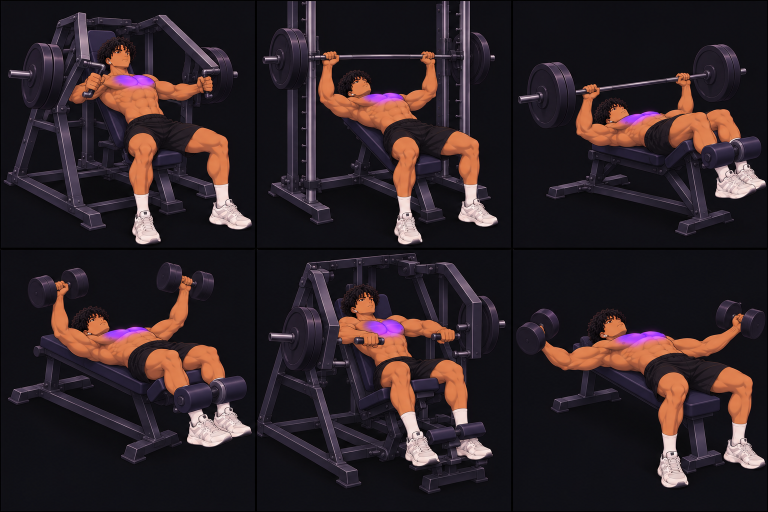
#> input picture illustrations/recues/salve01-image3.png, 1536 x 1024 px (shown at 1/2 size)
$ python -i illustrations.py   (imports and definitions only)
#> lines starting #> are read from the running program, lines starting #| are printed output that depends on the picture
# Illustrations des exercices : découpe les planches reçues (illustrations/recues/salveNN-imageK.png,
# grilles de 3 × 2 cases) en une image par exercice, dans l'ordre de illustrations/lots.json.
# Une case refaite seule (illustrations/retouches.json, « refaite ») remplace celle de la planche ;
# une case « à refaire » est laissée de côté. Sortie : public/exos/<id>-<empreinte>.webp (480 × 480)
# et src/training/illus-index.json (exercice → fichier).
#   python3 scripts/illustrations.py
import hashlib, io, json, os, sys
from PIL import Image

ROOT = os.path.dirname(os.path.dirname(os.path.abspath(__file__)))
REC = os.path.join(ROOT, 'illustrations/recues')
OUT = os.path.join(ROOT, 'public/exos')
SIZE, QUALITY = 480, 80
BG = (16, 15, 21)          # fond des planches (#100F15)

# [33 lines left out: functions runs, cells, square, not called in this run]

def single(path):
    """Case refaite seule (image carrée, personnage plus grand) : ramenée à l'échelle des planches."""
    im = Image.open(path).convert('RGB')
#> im is the input picture: PIL image 1536x1024 RGB; mean R, G, B 46.5, 34.9, 38.5
    s = min(im.size); im = im.crop(((im.size[0] - s) // 2, (im.size[1] - s) // 2, (im.size[0] - s) // 2 + s, (im.size[1] - s) // 2 + s))
#> after `s = min(im.size)`: s = 1024
#> after `im = im.crop(((im.size[0] - s) // 2, (im.size[1] - s) // 2, (im.size[0`:
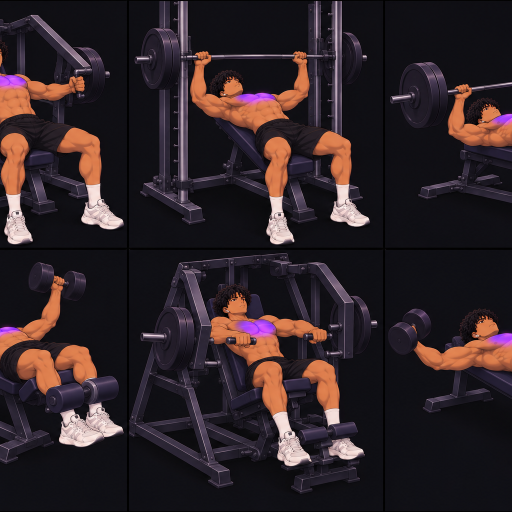
#> im: PIL image 1024x1024 RGB (shown at 1/2 size); mean R, G, B 47.1, 35.3, 38.9
    inner = round(SIZE * 0.9)
    # fond : médiane des pixels du bord (un coin peut tomber sur le matériel)
    w, h = im.size; border = [im.getpixel((x, y)) for x in range(0, w, 7) for y in (2, h - 3)] + [im.getpixel((x, y)) for y in range(0, h, 7) for x in (2, w - 3)]
#> after `w, h = im.size`: w = 1024; h = 1024
#> after `border = [im.getpixel((x, y)) for x in range(0, w, 7) for y in (2, h -`: border = 588 items, first 6: (16, 16, 19), (18, 17, 22), (16, 15, 20), (16, 15, 21), (17, 16, 20), (17, 15, 22)
    bg = tuple(sorted(c[i] for c in border)[len(border) // 2] for i in range(3))
#> bg = (16, 16, 21)
    can = Image.new('RGB', (SIZE, SIZE), bg)
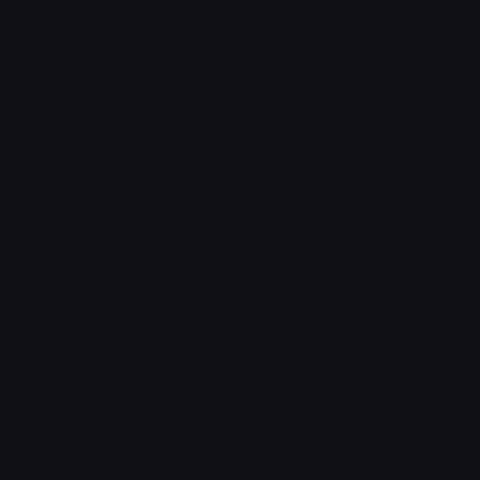
#> can: PIL image 480x480 RGB; mean R, G, B 16, 16, 21
    can.paste(im.resize((inner, inner), Image.LANCZOS), ((SIZE - inner) // 2, (SIZE - inner) // 2))
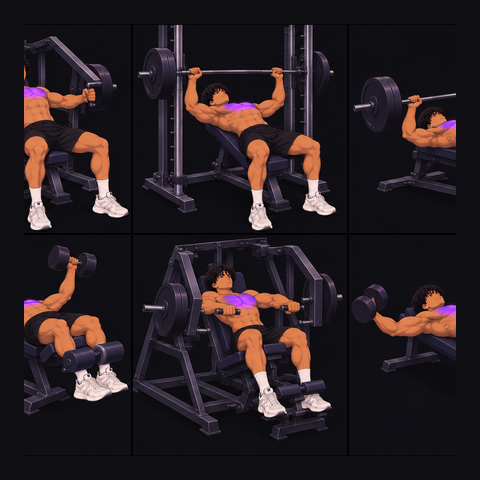
#> can: PIL image 480x480 RGB; mean R, G, B 41.2, 31.6, 35.5
    return can

# [27 lines left out: function main, not called in this run]

# [2 lines not run here, left out]

>>> result = single('../illustrations/recues/salve01-image3.png')
